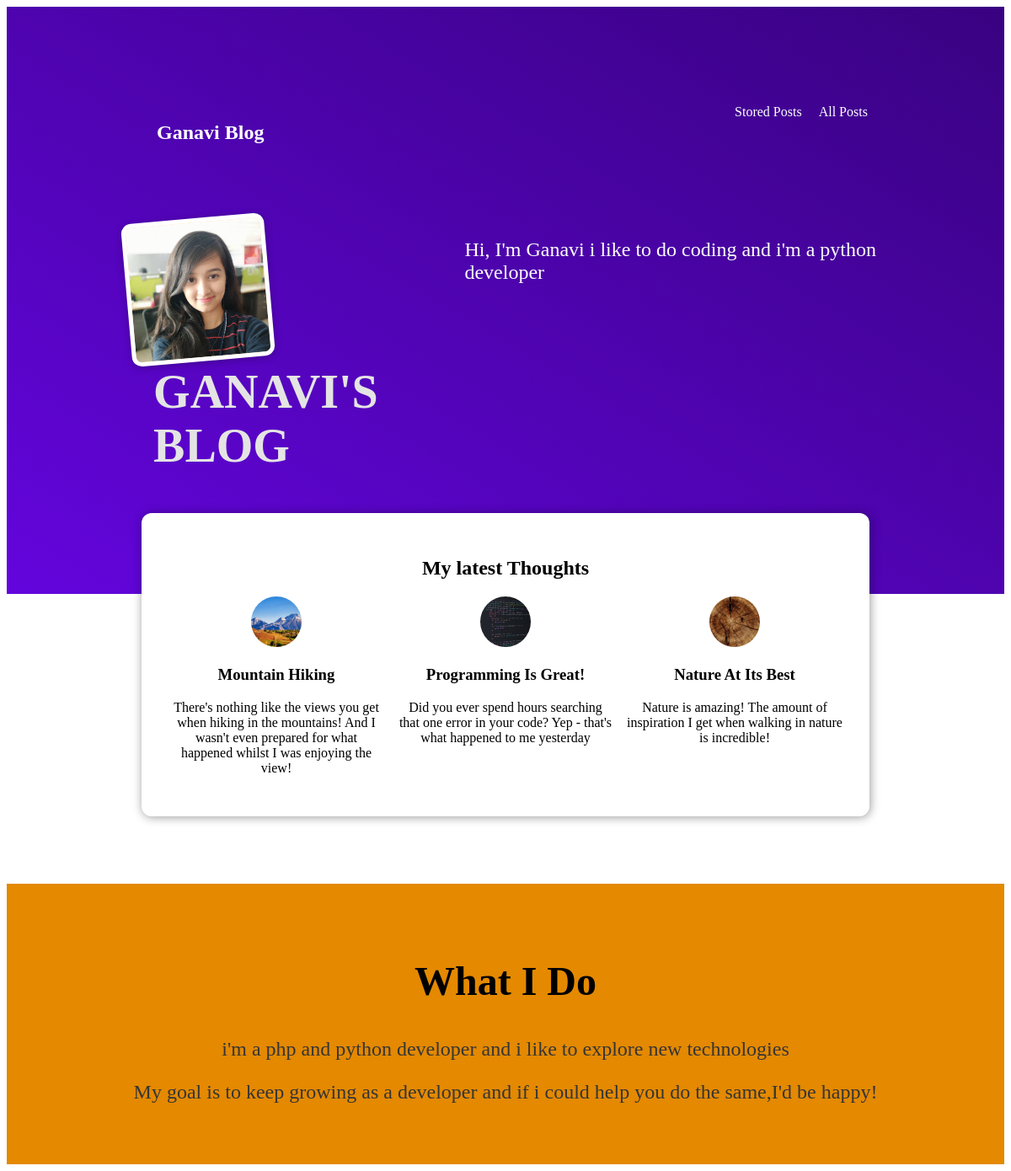
The page / on the database its author committed.
### blog/models.py (models this page shows, shortened)
class Post(models.Model):
    title = models.CharField(max_length=150)
    excerpt = models.CharField(max_length=200)
    image = models.ImageField(upload_to="posts",null=True)
    date = models.DateField(auto_now=True)
    slug = models.SlugField(unique=True, db_index=True)
    content = models.TextField(validators=[MinLengthValidator(10)])
    author = models.ForeignKey("Author", on_delete=models.SET_NULL, null=True,related_name="posts")
    tags = models.ManyToManyField("Tag")

### blog/views.py (the view)
# urls.py: path('', views.StartingPageView.as_view(), name="starting-page"),
class StartingPageView(ListView):
    template_name = "blog/index.html"
    model = Post
    ordering = ["-date"]
    context_object_name = "posts"
    def get_queryset(self):
        querset = super().get_queryset()
        data = querset[:3]
        return data

### blog/templates/blog/index.html (shortened to what this page needs)
{% extends "base.html" %}
{% load static %}
{% block css_files %}
    <link rel="stylesheet" href="{% static "blog/post.css" %}">
    <link rel="stylesheet" href="{% static "blog/index.css" %}">
{% endblock %}
{% block content %}
<section id="welcome">
     <div id="main-navigation">
        <h1><a href="{% url "starting-page" %}">Ganavi Blog</a></h1>
        <nav>
            <a href="{% url "read-later" %}">Stored Posts</a>
            <a href="{% url "posts-page" %}">All Posts</a>
        </nav>
    </div>
  <header>
  <span>
    <img src="{% static "blog/images/ganavi_photo.jpg" %}" alt="Ganavi - The
    author of this Blog" />
    <h2>GANAVI'S BLOG</h2>
    </span>
    <p>Hi, I'm Ganavi i like to do coding and i'm a python developer</p>
  </header>
</section>
<section id="latest-posts">
  <h2>My latest Thoughts</h2>
  <ul>
    {% for post in posts %} {% include "blog/includes/post.html" %} {% endfor %}
  </ul>
</section>
<section id="about">
  <h2>What I Do</h2>
  <p>i'm a php and python developer and i like to explore new technologies</p>
  <p>
    My goal is to keep growing as a developer and if i could help you do the
    same,I'd be happy!
  </p>
</section>
{% endblock %}

### blog/templates/blog/includes/post.html
 <li>
      <article>
        <a href="{% url "post-details-page" post.slug %}">
          <img src="{{post.image.url}}" alt="{{post.title}}" />
          <div class="post-content">
            <h3>{{post.title}}</h3>
            <p>
              {{post.excerpt}}
            </p>
          </div>
        </a>
      </article>
    </li>

### blog/static/blog/index.css (style rules this page uses)
#welcome { background: linear-gradient(to right top, #6305dd, #390281); padding: 6rem 12%; }
#main-navigation { display:flex; justify-content: space-between; padding:20px }
#main-navigation h1 , #main-navigation a { color:white; }
#main-navigation a { text-decoration: unset; margin-left: 1rem; }
#welcome header { display: flex; align-items: flex-start; margin: 3rem auto; }
#welcome img { width: 10rem; height: 10rem; object-fit: cover; object-position: top; border: 5px solid white; border-radius: 12px; background-color: #ffe1bf; transform: rotateZ(-5deg); box-shadow: 0 2px 8px rgba(0, 0, 0, 0.25); }
#welcome h2 { font-size: 3.5rem; margin: 0 0 0 2rem; color: #e4e4e4; }
#welcome p { color: white; font-size: 1.5rem; }
#latest-posts { background-color: white; padding: 2rem; border-radius: 12px; width: 50rem; margin: -6rem auto 2rem auto; box-shadow: 1px 1px 12px rgba(0, 0, 0, 0.4); }
#latest-posts h2 { text-align: center; }
#latest-posts ul li { text-align: center; }
#latest-posts ul li a { text-decoration: unset; color: black; font-family: inherit; }
section#latest-posts ul li img { width: 60px; height: 60px; border-radius: 50%; object-fit: cover; }
#latest-posts ul { list-style: none; margin: 0; padding: 0; display: flex; gap: 1rem; }
#latest-posts li { flex: 1; }
#about { text-align: center; padding: 3rem; background-color: #e48900; margin-top: 5rem; }
#about h2 { font-size: 3rem; }
#about p { font-size: 1.5rem; color: #353535; }

### rows shown on the page
Post: image (picture), title "Mountain Hiking", excerpt "There's nothing like the views you get when hiking in the mountains! And I wasn't even prepared for what happened whilst I was enjoying the view!"
Post: image (picture), title "Programming Is Great!", excerpt "Did you ever spend hours searching that one error in your code? Yep - that's what happened to me yesterday"
Post: image (picture), title "Nature At Its Best", excerpt "Nature is amazing! The amount of inspiration I get when walking in nature is incredible!"
